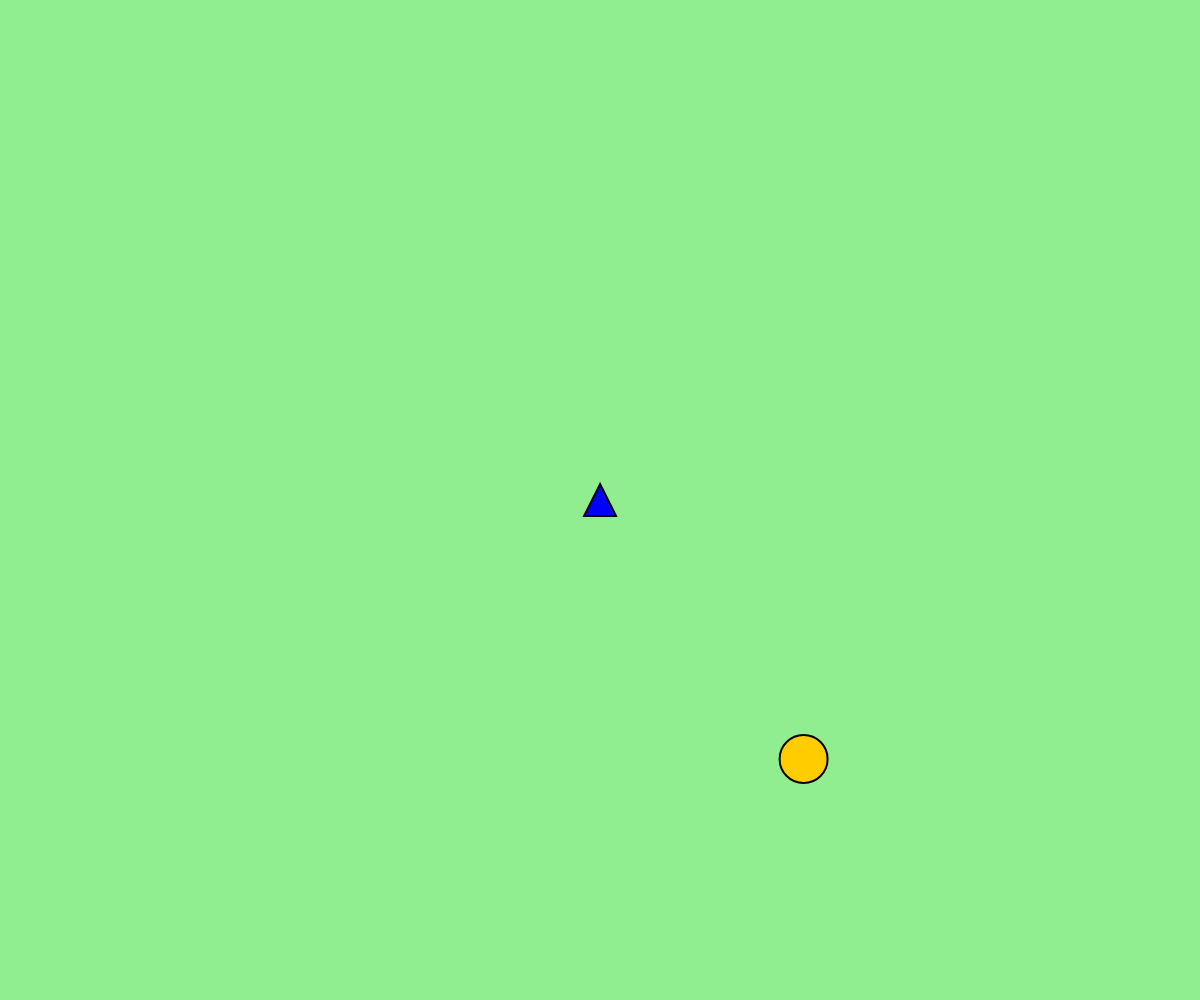
Frame 1 (no input)
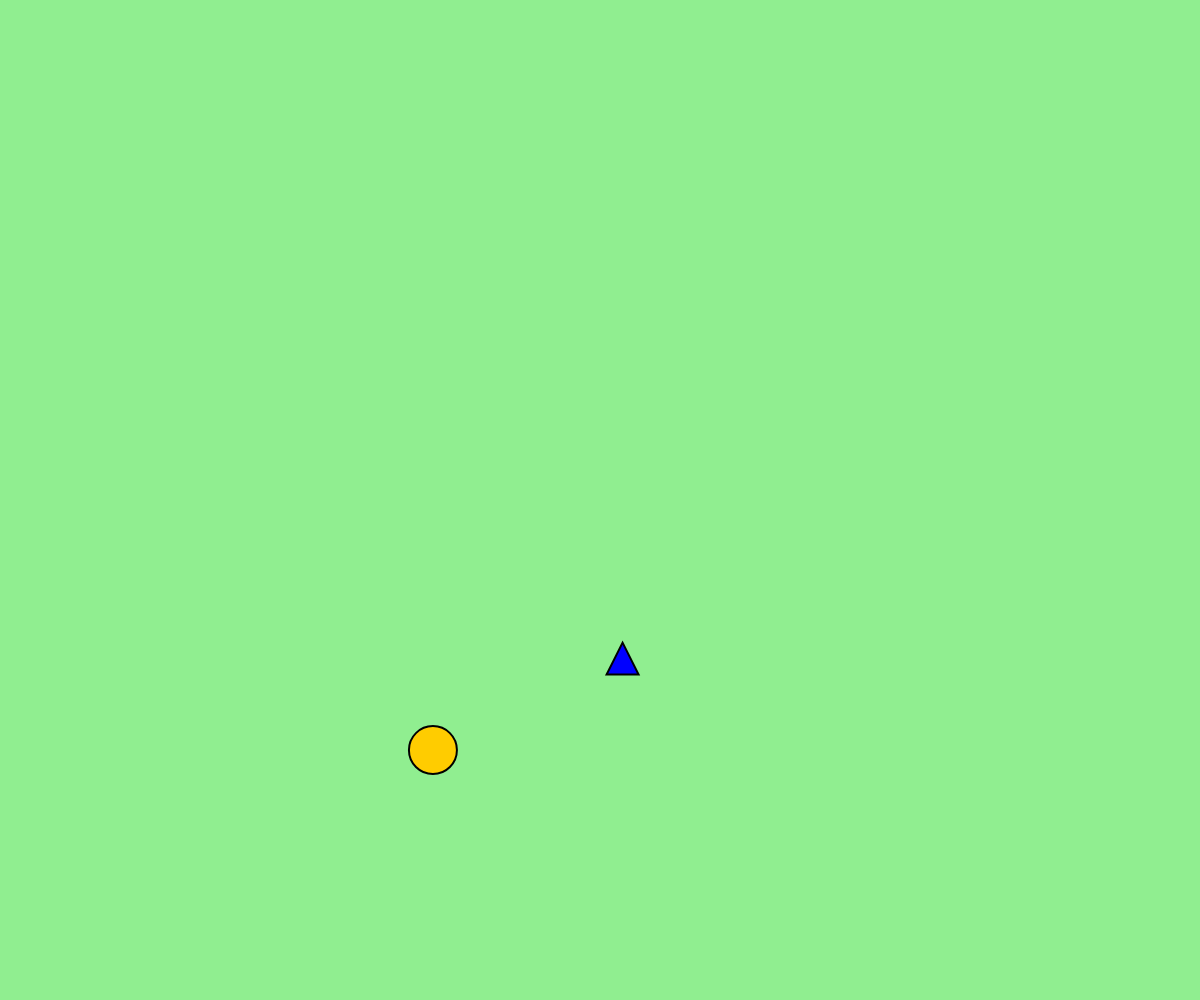
Frame 60 (no input)
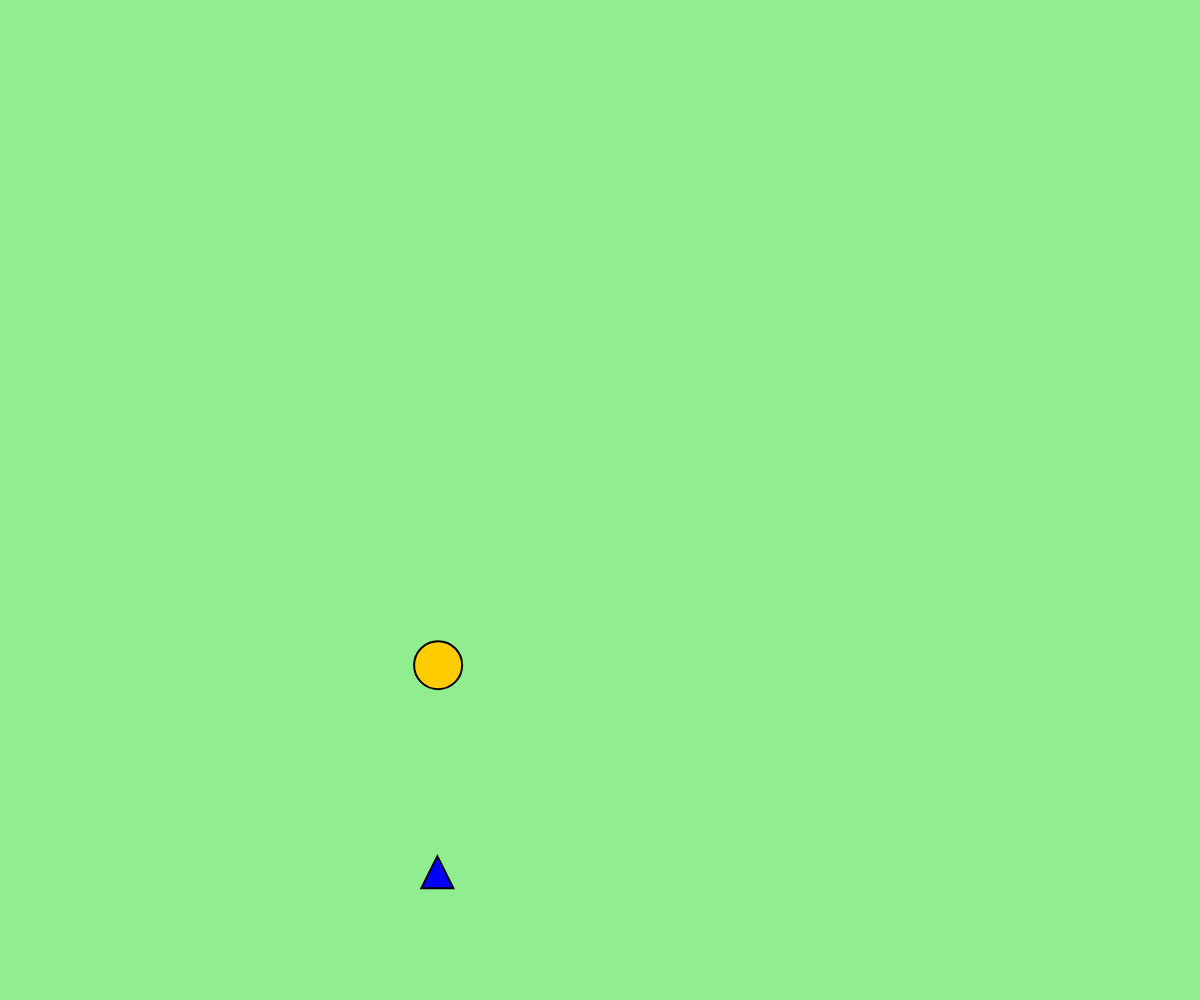
Frame 120 (the mouse pressed at the canvas centre since frame 60)

The p5.js sketch that drew these frames (run headless with seeded random() and noise() and a simulated clock; from frame 60 on, the mouse is pressed at the canvas centre):

// p5.js sketch
// ── sketch.js
let widthFormat;
let heightFormat;
let bee;
let beePosition;
let mover;

function setup() {
  widthFormat = windowWidth;
  heightFormat = windowHeight;

  beePosition = createVector(widthFormat / 2, heightFormat / 2);

  bee = new Bee(widthFormat, heightFormat, beePosition);

  mover = new Mover(widthFormat, heightFormat, beePosition);

  createCanvas(widthFormat, heightFormat);

  background(144, 238, 144);
}

function draw() {
  background(144, 238, 144);
  bee.step();
  bee.show();

  mover.update();
  mover.show();
}

// ── Bee.js
class Bee {
  constructor(widthFormat, heightFormat, beePosition) {
    this.widthFormat = widthFormat;
    this.heightFormat = heightFormat;
    this.tx = 0;
    this.ty = 10000;

    this.position = beePosition;
  }

  step() {
    this.position.x = map(noise(this.tx), 0, 1, 0, this.widthFormat);
    this.position.y = map(noise(this.ty), 0, 1, 0, this.heightFormat);

    this.tx += 0.01;
    this.ty += 0.01;
  }

  show() {
    strokeWeight(2);
    fill(255, 204, 0);
    stroke(0);
    circle(this.position.x, this.position.y, 48);
  }
}

// ── Mover.js
class Mover {
  constructor(widthFormat, heightFormat, beePosition) {
    this.widthFormat = widthFormat;
    this.heightFormat = heightFormat;
    this.position = createVector(this.widthFormat / 2, this.heightFormat / 2);
    this.velocity = createVector();
    this.acceleration = createVector();
    this.topspeed = 5;

    this.beePosition = beePosition;
  }

  update() {
    let bee = createVector(this.beePosition.x, this.beePosition.y);
    let dir = p5.Vector.sub(bee, this.position);

    dir.normalize();

    dir.mult(0.1);

    this.acceleration = dir;

    this.velocity.add(this.acceleration);
    this.velocity.limit(this.topspeed);
    this.position.add(this.velocity);
  }

  show() {
    stroke(0);
    strokeWeight(2);
    fill(0, 0, 255);
    triangle(
      this.position.x,
      this.position.y - 16,
      this.position.x - 16,
      this.position.y + 16,
      this.position.x + 16,
      this.position.y + 16
    );
  }
}

// ── style.css
html,
body {
  margin: 0;
  padding: 0;
}
canvas {
  display: block;
  width: 100%;
}
